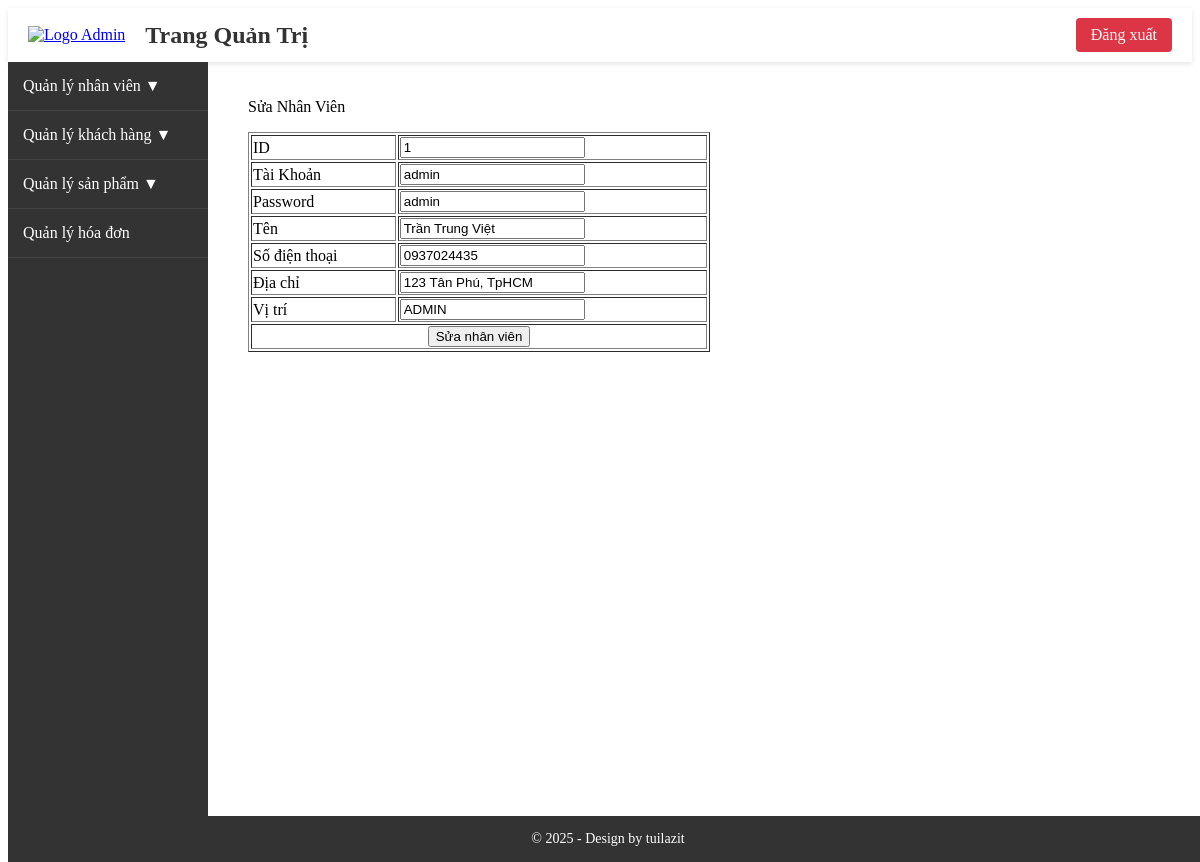
The page /admincp/index.php?action=staff&query=sua&idstaff=1 on the database its author committed.
### tables this page shows
CREATE TABLE `nhanvien` (
  `IdNV` int(11) NOT NULL,
  `Account` varchar(50) NOT NULL,
  `Password` varchar(1000) NOT NULL,
  `Name` varchar(50) NOT NULL,
  `PNumber` char(10) NOT NULL,
  `Address` varchar(200) NOT NULL,
  `Status` tinyint(1) NOT NULL DEFAULT 1,
  `IdPos` varchar(20) NOT NULL
);

### admincp/config/config.php (called while the page is built, shortened)
<?php
$key = 'matkhauahihi';
?>

### admincp/modules/nhanvien/nhanvien/sua.php (the view)
<?php
    $sql_sua_nhanvien = "SELECT * FROM nhanvien WHERE IdNV='$_GET[idstaff]' LIMIT 1";
    $query_sua_nhanvien = mysqli_query($mysqli,$sql_sua_nhanvien);
?>
<p>Sửa Nhân Viên</p>
<table class="tableadmin" border="1" style="width:50%" style="border-collapse: collapse;">
    <form method="POST" action="modules/nhanvien/nhanvien/xuly.php?IdNV=<?php echo $_GET['idstaff']?>">
        <?php
            while($dong = mysqli_fetch_array($query_sua_nhanvien)){
                $decryptedPass = openssl_decrypt($dong['Password'],'AES-128-ECB',$key);
        ?>
        <tr>
            <td>ID</td>
            <td><input type="text" name="ID" value="<?php echo $dong['IdNV']?>"></td>
        </tr>
        <tr>
            <td>Tài Khoản</td>
            <td><input type="text" name="Account" value="<?php echo $dong['Account']?>"></td>
        </tr>
        <tr>
            <td>Password</td>
            <td><input type="text" name="Password" value="<?php echo $decryptedPass ?>"></td>
        </tr>
        <tr>
            <td>Tên</td>
            <td><input type="text" name="Name" value="<?php echo $dong['Name']?>"></td>
        </tr>
        <tr>
            <td>Số điện thoại</td>
            <td><input type="text" name="Phone" value="<?php echo $dong['PNumber']?>"></td>
        </tr>
        <tr>
            <td>Địa chỉ</td>
            <td><input type="text" name="Address" value="<?php echo $dong['Address']?>"></td>
        </tr>
        <tr>
            <td>Vị trí</td>
            <td><input type="text" name="Position" value="<?php echo $dong['IdPos']?>"></td>
        </tr>
        <tr>
            <td colspan="2" style="text-align: center;">
                <input type="submit" name="FixNV" value="Sửa nhân viên">
            </td>
        </tr>
        <?php
            }
        ?>
    </form>
</table>

### rows shown on the page
nhanvien: ID "1", Account "admin", Password "admin", Name "Trần Trung Việt", Phone "0937024435", Address "123 Tân Phú, TpHCM", Position "ADMIN"
